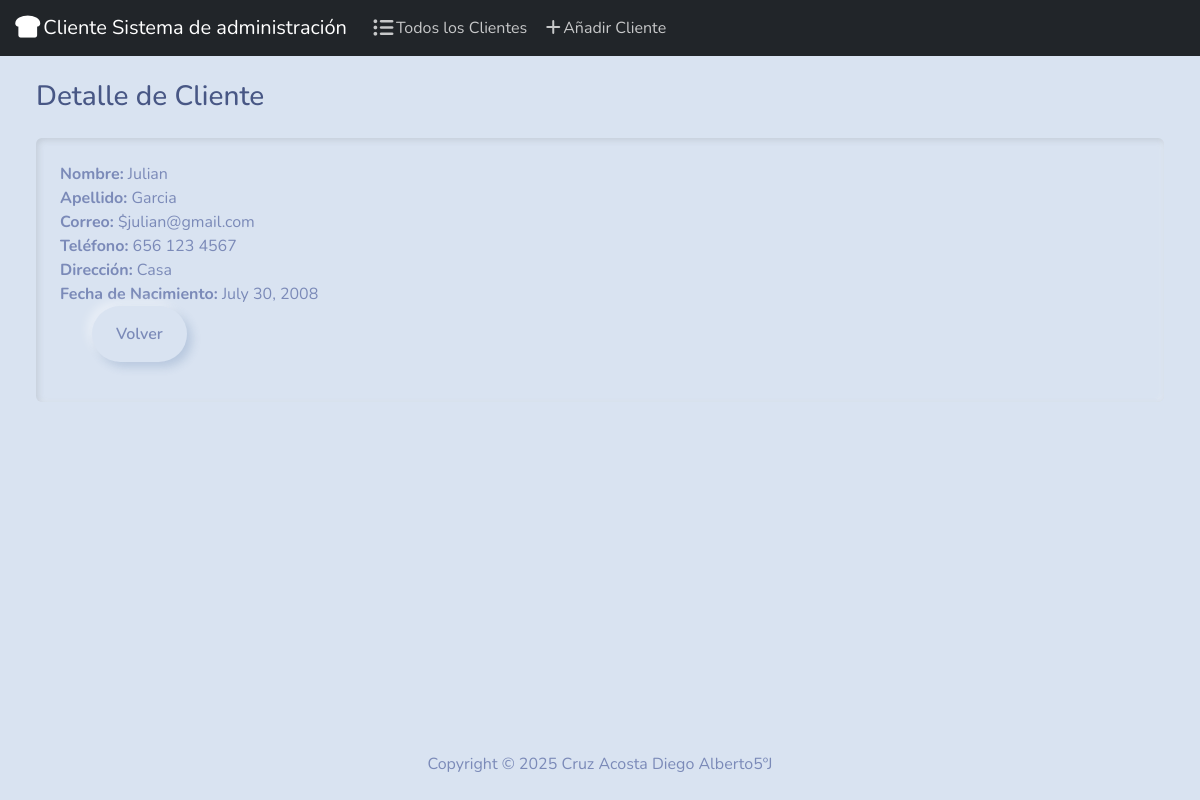
The page /5 on the database its author committed.
### cliente/models.py (models this page shows, shortened)
class Cliente(models.Model):
    nombre = models.CharField(max_length=100)
    apellido = models.CharField(max_length=100)
    correo = models.EmailField()
    telefono = models.CharField(max_length=20)
    direccion = models.TextField()
    fecha_nacimiento = models.DateField()

### cliente/views.py (the view)
# urls.py: path('<int:id>', views.ver_clientes, name='ver_clientes'),
def ver_clientes(request, id):
    cliente = Cliente.objects.get(pk=id)
    return render(request, 'cliente/ver_clientes.html', {'cliente': cliente})

### cliente/templates/cliente/ver_clientes.html
{% extends 'cliente/base.html' %}
{% block body %}
<h3 class='m-4'>Detalle de Cliente</h3>
<div class='card ms-4 me-4'>
    <div class='card-body'>
        <ul class="list-unstyled">
            <li><strong>Nombre:</strong> {{cliente.nombre}}<li>
            <li><strong>Apellido:</strong> {{ cliente.apellido }}</li>
            <li><strong>Correo:</strong> ${{ cliente.correo }}</li>
            <li><strong>Teléfono:</strong> {{ cliente.telefono }}</li>
            <li><strong>Dirección:</strong> {{ cliente.direccion }}</li>
            <li><strong>Fecha de Nacimiento:</strong> {{ cliente.fecha_nacimiento }}</li>
        <ul>
        <a href="{% url 'index' %}" class="btn btn-secondary">Volver</a>
    </div>
</div>
{% endblock %}

### rows shown on the page
Cliente: nombre "Julian", apellido "Garcia", correo "julian@gmail.com", telefono "656 123 4567", direccion "Casa", fecha_nacimiento "July 30, 2008"
